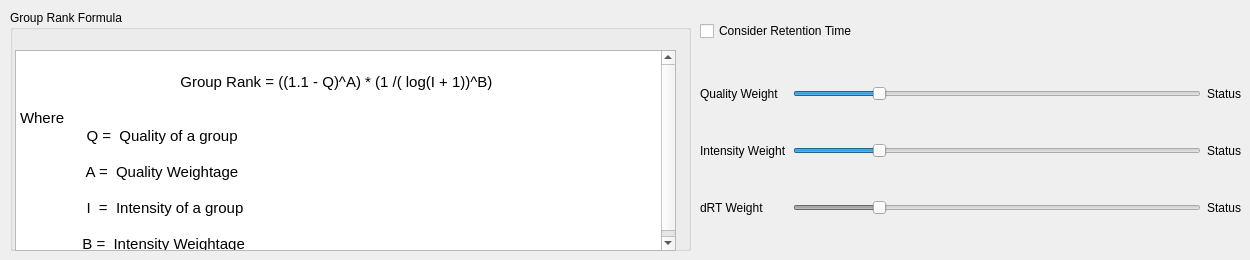
     <widget class="QWidget" name="tab_3">
      <attribute name="title">
       <string>Group Rank</string>
      </attribute>
      <widget class="QGroupBox" name="groupBox_5">
       <property name="geometry">
        <rect>
         <x>10</x>
         <y>10</y>
         <width>681</width>
         <height>241</height>
        </rect>
       </property>
       <property name="title">
        <string>Group Rank Formula</string>
       </property>
       <widget class="QTextBrowser" name="formulaWithRt">
        <property name="enabled">
         <bool>true</bool>
        </property>
        <property name="geometry">
         <rect>
          <x>5</x>
          <y>40</y>
          <width>661</width>
          <height>201</height>
         </rect>
        </property>
        <property name="html">
         <string>&lt;!DOCTYPE HTML PUBLIC &quot;-//W3C//DTD HTML 4.0//EN&quot; &quot;http://www.w3.org/TR/REC-html40/strict.dtd&quot;&gt;
&lt;html&gt;&lt;head&gt;&lt;meta name=&quot;qrichtext&quot; content=&quot;1&quot; /&gt;&lt;style type=&quot;text/css&quot;&gt;
p, li { white-space: pre-wrap; }
&lt;/style&gt;&lt;/head&gt;&lt;body style=&quot; font-family:'Sans Serif'; font-size:9pt; font-weight:400; font-style:normal;&quot;&gt;
&lt;p align=&quot;center&quot; style=&quot;-qt-paragraph-type:empty; margin-top:0px; margin-bottom:0px; margin-left:0px; margin-right:0px; -qt-block-indent:0; text-indent:0px; font-family:'Ubuntu'; font-size:11pt;&quot;&gt;&lt;br /&gt;&lt;/p&gt;
&lt;p align=&quot;center&quot; style=&quot; margin-top:0px; margin-bottom:0px; margin-left:0px; margin-right:0px; -qt-block-indent:0; text-indent:0px;&quot;&gt;&lt;span style=&quot; font-family:'Ubuntu'; font-size:11pt;&quot;&gt;Group Rank = ((1.1 - Q)^A) * (1 /( log(I + 1))^B) * (dRT)^(2*C)&lt;/span&gt;&lt;/p&gt;
&lt;p align=&quot;center&quot; style=&quot;-qt-paragraph-type:empty; margin-top:0px; margin-bottom:0px; margin-left:0px; margin-right:0px; -qt-block-indent:0; text-indent:0px; font-family:'Ubuntu'; font-size:11pt;&quot;&gt;&lt;br /&gt;&lt;/p&gt;
&lt;p style=&quot; margin-top:0px; margin-bottom:0px; margin-left:0px; margin-right:0px; -qt-block-indent:0; text-indent:0px;&quot;&gt;&lt;span style=&quot; font-family:'Ubuntu'; font-size:11pt;&quot;&gt;Where   &lt;/span&gt;&lt;/p&gt;
&lt;p style=&quot; margin-top:0px; margin-bottom:0px; margin-left:0px; margin-right:0px; -qt-block-indent:0; text-indent:0px;&quot;&gt;&lt;span style=&quot; font-family:'Ubuntu'; font-size:11pt;&quot;&gt;                Q =  Quality of a group &lt;/span&gt;&lt;/p&gt;
&lt;p style=&quot;-qt-paragraph-type:empty; margin-top:0px; margin-bottom:0px; margin-left:0px; margin-right:0px; -qt-block-indent:0; text-indent:0px; font-family:'Ubuntu'; font-size:11pt;&quot;&gt;&lt;br /&gt;&lt;/p&gt;
&lt;p style=&quot; margin-top:0px; margin-bottom:0px; margin-left:0px; margin-right:0px; -qt-block-indent:0; text-indent:0px;&quot;&gt;&lt;span style=&quot; font-family:'Ubuntu'; font-size:11pt;&quot;&gt;                A =  Quality Weightage&lt;/span&gt;&lt;/p&gt;
&lt;p style=&quot;-qt-paragraph-type:empty; margin-top:0px; margin-bottom:0px; margin-left:0px; margin-right:0px; -qt-block-indent:0; text-indent:0px; font-family:'Ubuntu'; font-size:11pt;&quot;&gt;&lt;br /&gt;&lt;/p&gt;
&lt;p style=&quot; margin-top:0px; margin-bottom:0px; margin-left:0px; margin-right:0px; -qt-block-indent:0; text-indent:0px;&quot;&gt;&lt;span style=&quot; font-family:'Ubuntu'; font-size:11pt;&quot;&gt;                I  =  Intensity of a group   &lt;/span&gt;&lt;/p&gt;
&lt;p style=&quot;-qt-paragraph-type:empty; margin-top:0px; margin-bottom:0px; margin-left:0px; margin-right:0px; -qt-block-indent:0; text-indent:0px; font-family:'Ubuntu'; font-size:11pt;&quot;&gt;&lt;br /&gt;&lt;/p&gt;
&lt;p style=&quot; margin-top:0px; margin-bottom:0px; margin-left:0px; margin-right:0px; -qt-block-indent:0; text-indent:0px;&quot;&gt;&lt;span style=&quot; font-family:'Ubuntu'; font-size:11pt;&quot;&gt;               B =  Intensity Weightage&lt;/span&gt;&lt;/p&gt;
&lt;p style=&quot;-qt-paragraph-type:empty; margin-top:0px; margin-bottom:0px; margin-left:0px; margin-right:0px; -qt-block-indent:0; text-indent:0px; font-family:'Ubuntu'; font-size:11pt;&quot;&gt;&lt;br /&gt;&lt;/p&gt;
&lt;p style=&quot; margin-top:0px; margin-bottom:0px; margin-left:0px; margin-right:0px; -qt-block-indent:0; text-indent:0px;&quot;&gt;&lt;span style=&quot; font-family:'Ubuntu'; font-size:11pt;&quot;&gt;               dRT = Difference between compound retention time and group mean retention time&lt;/span&gt;&lt;/p&gt;
&lt;p style=&quot;-qt-paragraph-type:empty; margin-top:0px; margin-bottom:0px; margin-left:0px; margin-right:0px; -qt-block-indent:0; text-indent:0px; font-family:'Ubuntu'; font-size:11pt;&quot;&gt;&lt;br /&gt;&lt;/p&gt;
&lt;p style=&quot; margin-top:0px; margin-bottom:0px; margin-left:0px; margin-right:0px; -qt-block-indent:0; text-indent:0px;&quot;&gt;&lt;span style=&quot; font-family:'Ubuntu'; font-size:11pt;&quot;&gt;               C =  dRT Weightage&lt;/span&gt;&lt;/p&gt;&lt;/body&gt;&lt;/html&gt;</string>
        </property>
       </widget>
       <widget class="QTextBrowser" name="formulaWithoutRt">
        <property name="geometry">
         <rect>
          <x>5</x>
          <y>40</y>
          <width>661</width>
          <height>201</height>
         </rect>
        </property>
        <property name="html">
         <string>&lt;!DOCTYPE HTML PUBLIC &quot;-//W3C//DTD HTML 4.0//EN&quot; &quot;http://www.w3.org/TR/REC-html40/strict.dtd&quot;&gt;
&lt;html&gt;&lt;head&gt;&lt;meta name=&quot;qrichtext&quot; content=&quot;1&quot; /&gt;&lt;style type=&quot;text/css&quot;&gt;
p, li { white-space: pre-wrap; }
&lt;/style&gt;&lt;/head&gt;&lt;body style=&quot; font-family:'Sans Serif'; font-size:9pt; font-weight:400; font-style:normal;&quot;&gt;
&lt;p style=&quot;-qt-paragraph-type:empty; margin-top:0px; margin-bottom:0px; margin-left:0px; margin-right:0px; -qt-block-indent:0; text-indent:0px; font-family:'Ubuntu'; font-size:11pt;&quot;&gt;&lt;br /&gt;&lt;/p&gt;
&lt;p align=&quot;center&quot; style=&quot; margin-top:0px; margin-bottom:0px; margin-left:0px; margin-right:0px; -qt-block-indent:0; text-indent:0px;&quot;&gt;&lt;span style=&quot; font-family:'Ubuntu'; font-size:11pt;&quot;&gt;Group Rank = ((1.1 - Q)^A) * (1 /( log(I + 1))^B) &lt;/span&gt;&lt;/p&gt;
&lt;p align=&quot;center&quot; style=&quot;-qt-paragraph-type:empty; margin-top:0px; margin-bottom:0px; margin-left:0px; margin-right:0px; -qt-block-indent:0; text-indent:0px; font-family:'Ubuntu'; font-size:11pt;&quot;&gt;&lt;br /&gt;&lt;/p&gt;
&lt;p style=&quot; margin-top:0px; margin-bottom:0px; margin-left:0px; margin-right:0px; -qt-block-indent:0; text-indent:0px;&quot;&gt;&lt;span style=&quot; font-family:'Ubuntu'; font-size:11pt;&quot;&gt;Where   &lt;/span&gt;&lt;/p&gt;
&lt;p style=&quot; margin-top:0px; margin-bottom:0px; margin-left:0px; margin-right:0px; -qt-block-indent:0; text-indent:0px;&quot;&gt;&lt;span style=&quot; font-family:'Ubuntu'; font-size:11pt;&quot;&gt;                Q =  Quality of a group &lt;/span&gt;&lt;/p&gt;
&lt;p style=&quot;-qt-paragraph-type:empty; margin-top:0px; margin-bottom:0px; margin-left:0px; margin-right:0px; -qt-block-indent:0; text-indent:0px; font-family:'Ubuntu'; font-size:11pt;&quot;&gt;&lt;br /&gt;&lt;/p&gt;
&lt;p style=&quot; margin-top:0px; margin-bottom:0px; margin-left:0px; margin-right:0px; -qt-block-indent:0; text-indent:0px;&quot;&gt;&lt;span style=&quot; font-family:'Ubuntu'; font-size:11pt;&quot;&gt;                A =  Quality Weightage&lt;/span&gt;&lt;/p&gt;
&lt;p style=&quot;-qt-paragraph-type:empty; margin-top:0px; margin-bottom:0px; margin-left:0px; margin-right:0px; -qt-block-indent:0; text-indent:0px; font-family:'Ubuntu'; font-size:11pt;&quot;&gt;&lt;br /&gt;&lt;/p&gt;
&lt;p style=&quot; margin-top:0px; margin-bottom:0px; margin-left:0px; margin-right:0px; -qt-block-indent:0; text-indent:0px;&quot;&gt;&lt;span style=&quot; font-family:'Ubuntu'; font-size:11pt;&quot;&gt;                I  =  Intensity of a group   &lt;/span&gt;&lt;/p&gt;
&lt;p style=&quot;-qt-paragraph-type:empty; margin-top:0px; margin-bottom:0px; margin-left:0px; margin-right:0px; -qt-block-indent:0; text-indent:0px; font-family:'Ubuntu'; font-size:11pt;&quot;&gt;&lt;br /&gt;&lt;/p&gt;
&lt;p style=&quot; margin-top:0px; margin-bottom:0px; margin-left:0px; margin-right:0px; -qt-block-indent:0; text-indent:0px;&quot;&gt;&lt;span style=&quot; font-family:'Ubuntu'; font-size:11pt;&quot;&gt;               B =  Intensity Weightage&lt;/span&gt;&lt;/p&gt;&lt;/body&gt;&lt;/html&gt;</string>
        </property>
       </widget>
      </widget>
      <widget class="QWidget" name="gridLayoutWidget">
       <property name="geometry">
        <rect>
         <x>700</x>
         <y>50</y>
         <width>541</width>
         <height>201</height>
        </rect>
       </property>
       <layout class="QGridLayout" name="gridLayout_14">
        <item row="1" column="1">
         <widget class="QSlider" name="intensityWeight">
          <property name="maximum">
           <number>50</number>
          </property>
          <property name="value">
           <number>10</number>
          </property>
          <property name="sliderPosition">
           <number>10</number>
          </property>
          <property name="orientation">
           <enum>Qt::Horizontal</enum>
          </property>
         </widget>
        </item>
        <item row="0" column="1">
         <widget class="QSlider" name="qualityWeight">
          <property name="maximum">
           <number>50</number>
          </property>
          <property name="value">
           <number>10</number>
          </property>
          <property name="sliderPosition">
           <number>10</number>
          </property>
          <property name="orientation">
           <enum>Qt::Horizontal</enum>
          </property>
         </widget>
        </item>
        <item row="1" column="2">
         <widget class="QLabel" name="intensityWeightStatus">
          <property name="text">
           <string>Status</string>
          </property>
         </widget>
        </item>
        <item row="0" column="0">
         <widget class="QLabel" name="label_32">
          <property name="text">
           <string>Quality Weight</string>
          </property>
         </widget>
        </item>
        <item row="2" column="1">
         <widget class="QSlider" name="deltaRTWeight">
          <property name="enabled">
           <bool>false</bool>
          </property>
          <property name="maximum">
           <number>50</number>
          </property>
          <property name="value">
           <number>10</number>
          </property>
          <property name="orientation">
           <enum>Qt::Horizontal</enum>
          </property>
         </widget>
        </item>
        <item row="2" column="2">
         <widget class="QLabel" name="deltaRTWeightStatus">
          <property name="text">
           <string>Status</string>
          </property>
         </widget>
        </item>
        <item row="0" column="2">
         <widget class="QLabel" name="qualityWeightStatus">
          <property name="text">
           <string>Status</string>
          </property>
         </widget>
        </item>
        <item row="2" column="0">
         <widget class="QLabel" name="label_drtWeight">
          <property name="text">
           <string>dRT Weight</string>
          </property>
         </widget>
        </item>
        <item row="1" column="0">
         <widget class="QLabel" name="label_33">
          <property name="text">
           <string>Intensity Weight</string>
          </property>
         </widget>
        </item>
       </layout>
      </widget>
      <widget class="QCheckBox" name="deltaRTCheck">
       <property name="enabled">
        <bool>true</bool>
       </property>
       <property name="geometry">
        <rect>
         <x>700</x>
         <y>20</y>
         <width>199</width>
         <height>22</height>
        </rect>
       </property>
       <property name="text">
        <string>Consider Retention Time</string>
       </property>
      </widget>
     </widget>
